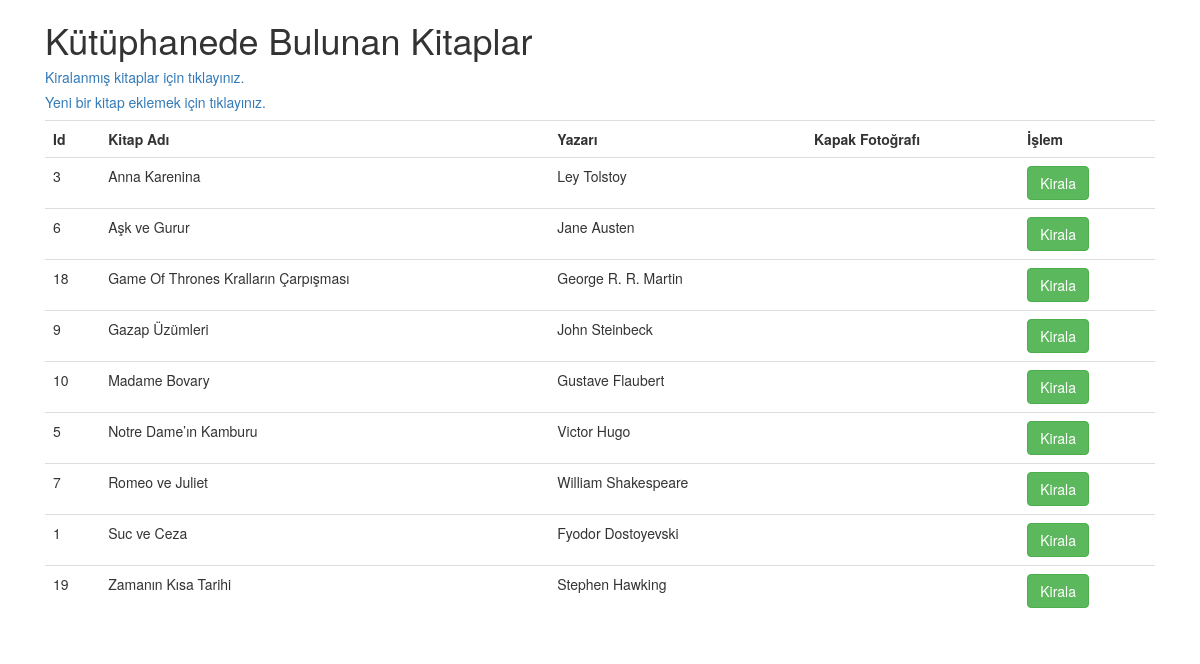
The page / on the database its author committed.
### tables this page shows
CREATE TABLE `books` (
  `Id` int(11) NOT NULL,
  `BookName` varchar(50) NOT NULL,
  `Author` varchar(50) NOT NULL,
  `photo` longblob
);

### index.php (the view, shortened to what this page needs)
<?php
    include("connect.php");
?>
<!doctype html>
<html>
<head>
<link rel="stylesheet" href="https://maxcdn.bootstrapcdn.com/bootstrap/3.3.7/css/bootstrap.min.css">
</head>
<body>
<div class="container">
<div class="col-md-12">
<table class="table">
    <h1>Kütüphanede Bulunan Kitaplar</h1>
    <tr>
        <th>Id</th>
        <th>Kitap Adı</th>
        <th>Yazarı</th>
        <th>Kapak Fotoğrafı</th>
        <th>İşlem</th>
    </tr>
    <h5><a href="takenbooks.php">Kiralanmış kitaplar için tıklayınız.</a></h5>
    <h5><a href="newbooks.php">Yeni bir kitap eklemek için tıklayınız.</a></h5>
<?php
$query = $connect->query("SELECT * FROM renters RIGHT JOIN books on renters.Id= books.Id where renters.Id is null order by BookName");
while ($result = $query->fetch_assoc()) {
    $Id = $result['Id'];
    $BookName = $result['BookName'];
    $Author = $result['Author'];
    $Photo = $result['Photo'];
?>
    <tr>
        <td><?php echo $Id; ?></td>
        <td><?php echo $BookName; ?></td>
        <td><?php echo $Author; ?></td>
        <td><img src="<?php echo $Photo; ?>" ></td>
        <td><a href="rent.php?Id=<?php echo $Id; ?>" class="btn btn-success">Kirala</a></td>
    </tr>
<?php
}
?>
</table>
</div>
</body>
</html>

### rows shown on the page
books: Id "3", BookName "Anna Karenina", Author "Ley Tolstoy"
books: Id "6", BookName "Aşk ve Gurur", Author "Jane Austen"
books: Id "18", BookName "Game Of Thrones Kralların Çarpışması", Author "George R. R. Martin"
books: Id "9", BookName "Gazap Üzümleri", Author "John Steinbeck"
books: Id "10", BookName "Madame Bovary", Author "Gustave Flaubert"
books: Id "5", BookName "Notre Dame’ın Kamburu", Author "Victor Hugo"
books: Id "7", BookName "Romeo ve Juliet", Author "William Shakespeare"
books: Id "1", BookName "Suc ve Ceza", Author "Fyodor Dostoyevski"
books: Id "19", BookName "Zamanın Kısa Tarihi", Author "Stephen Hawking"
